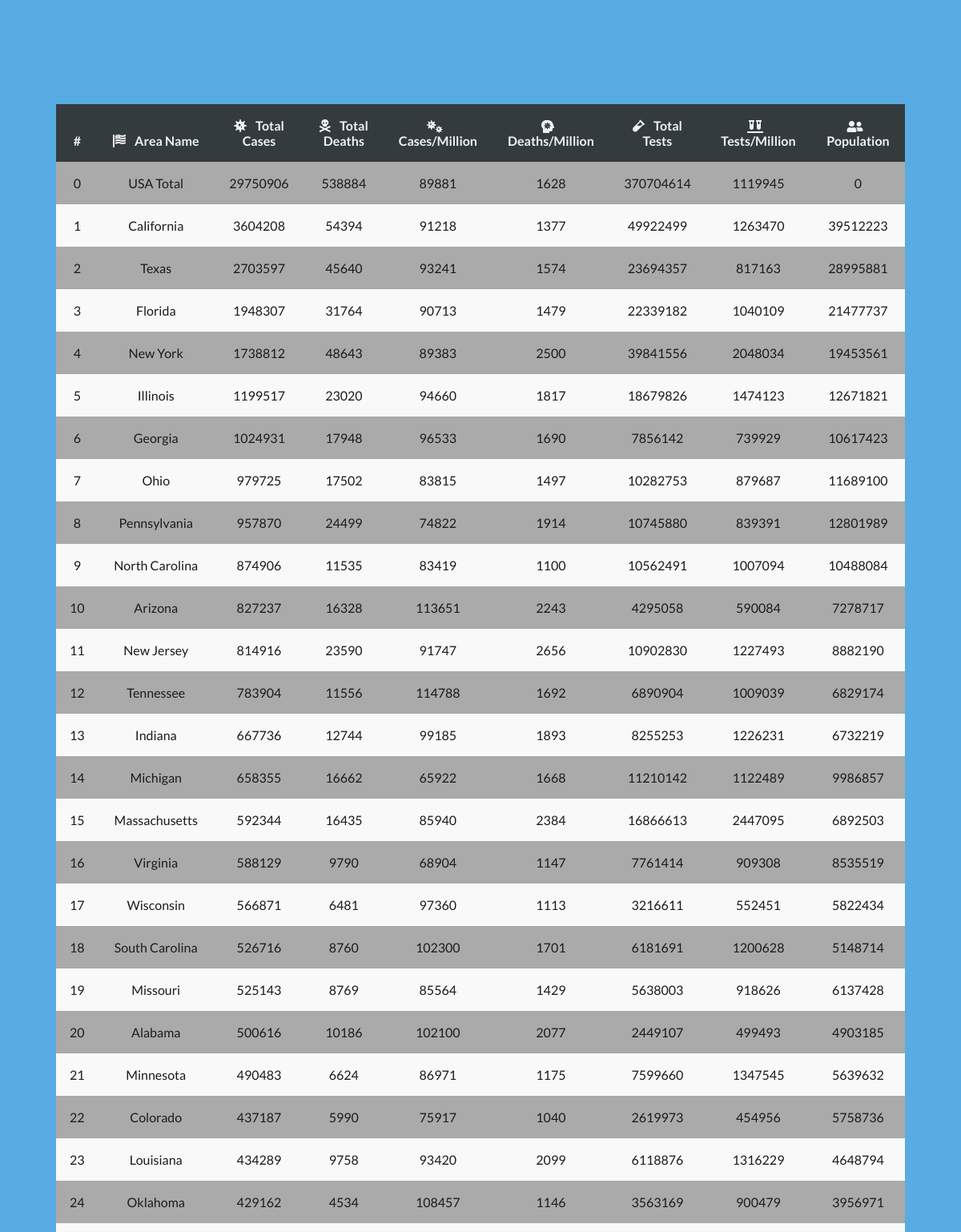
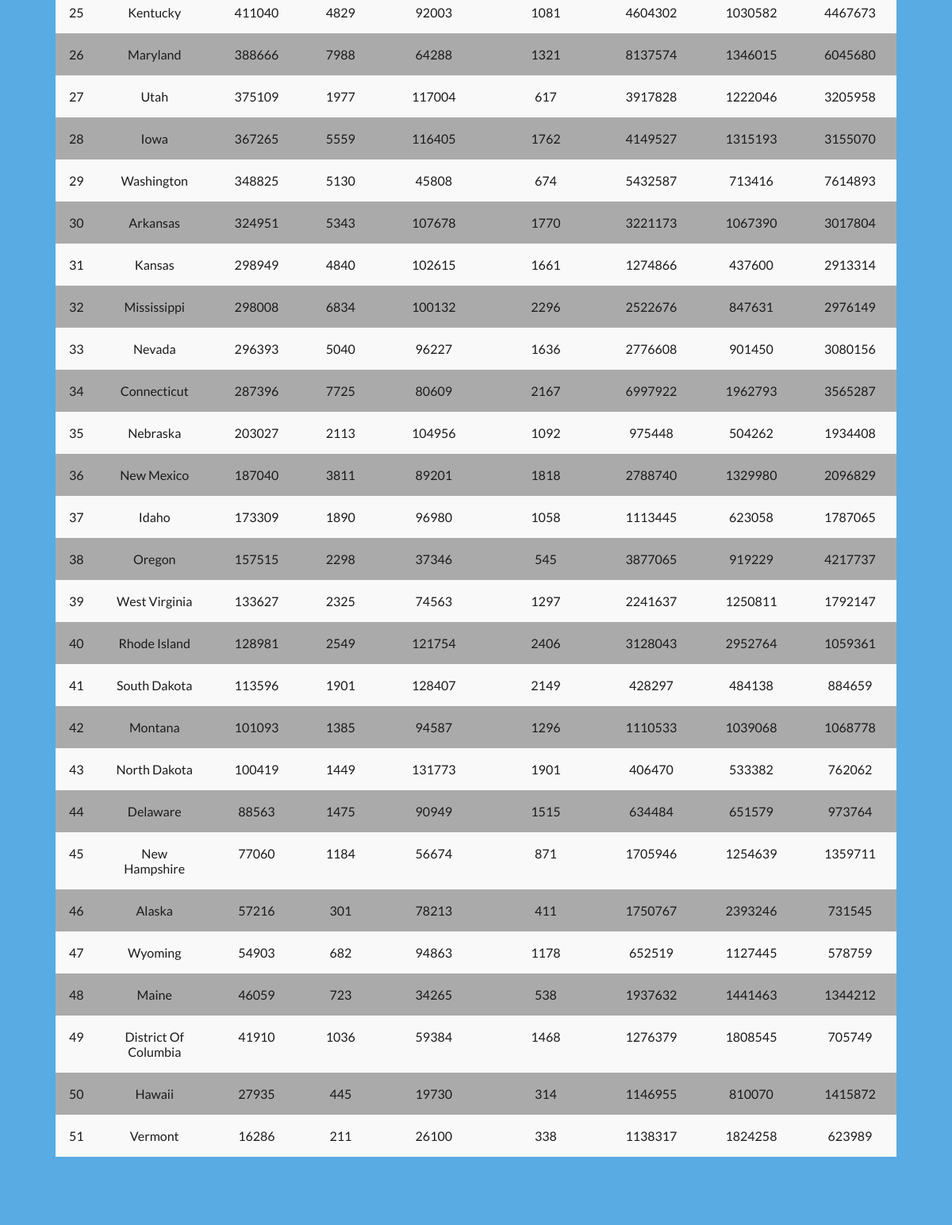
The app's page /map/ (lower part), older data (2 pictures, top to bottom).
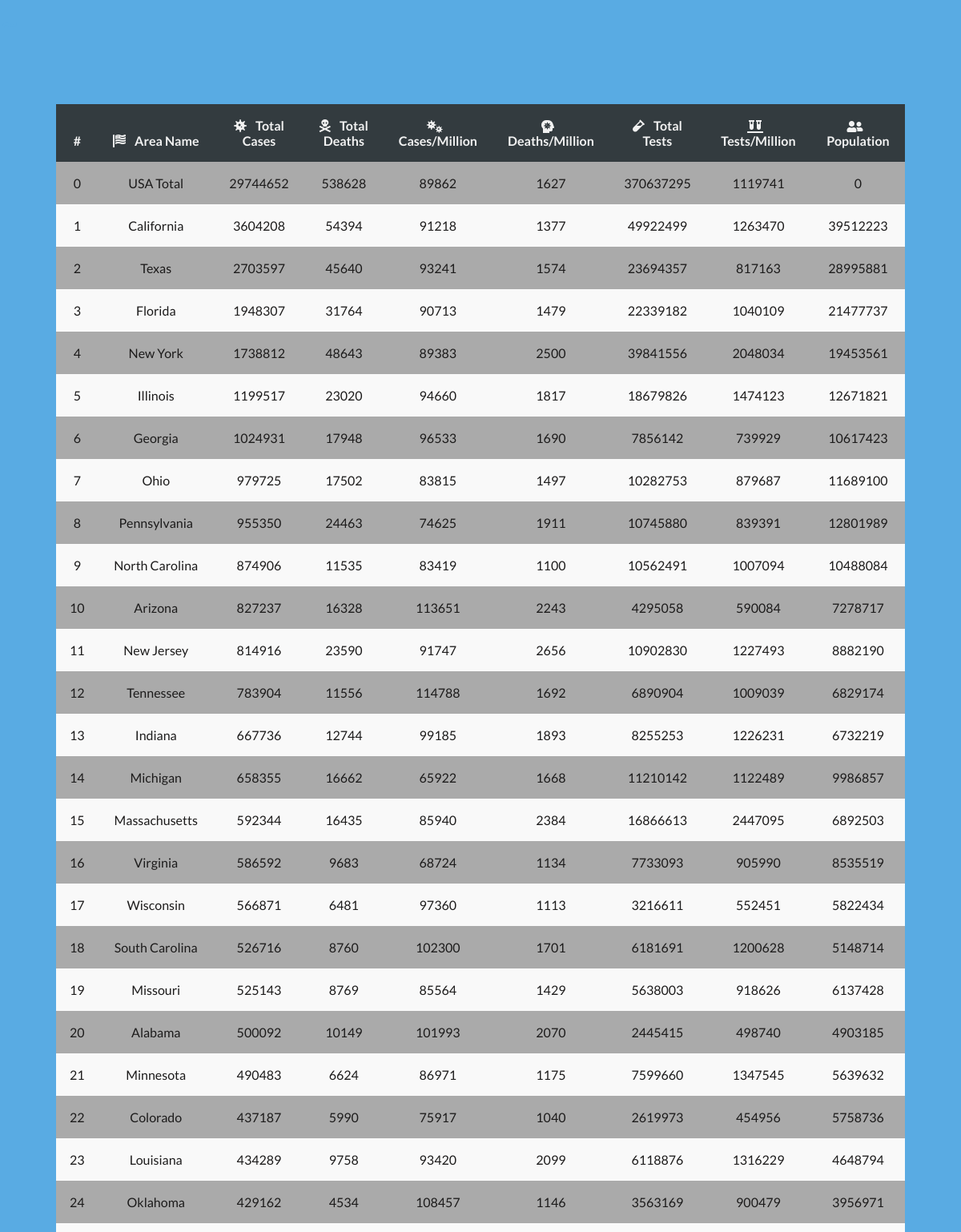
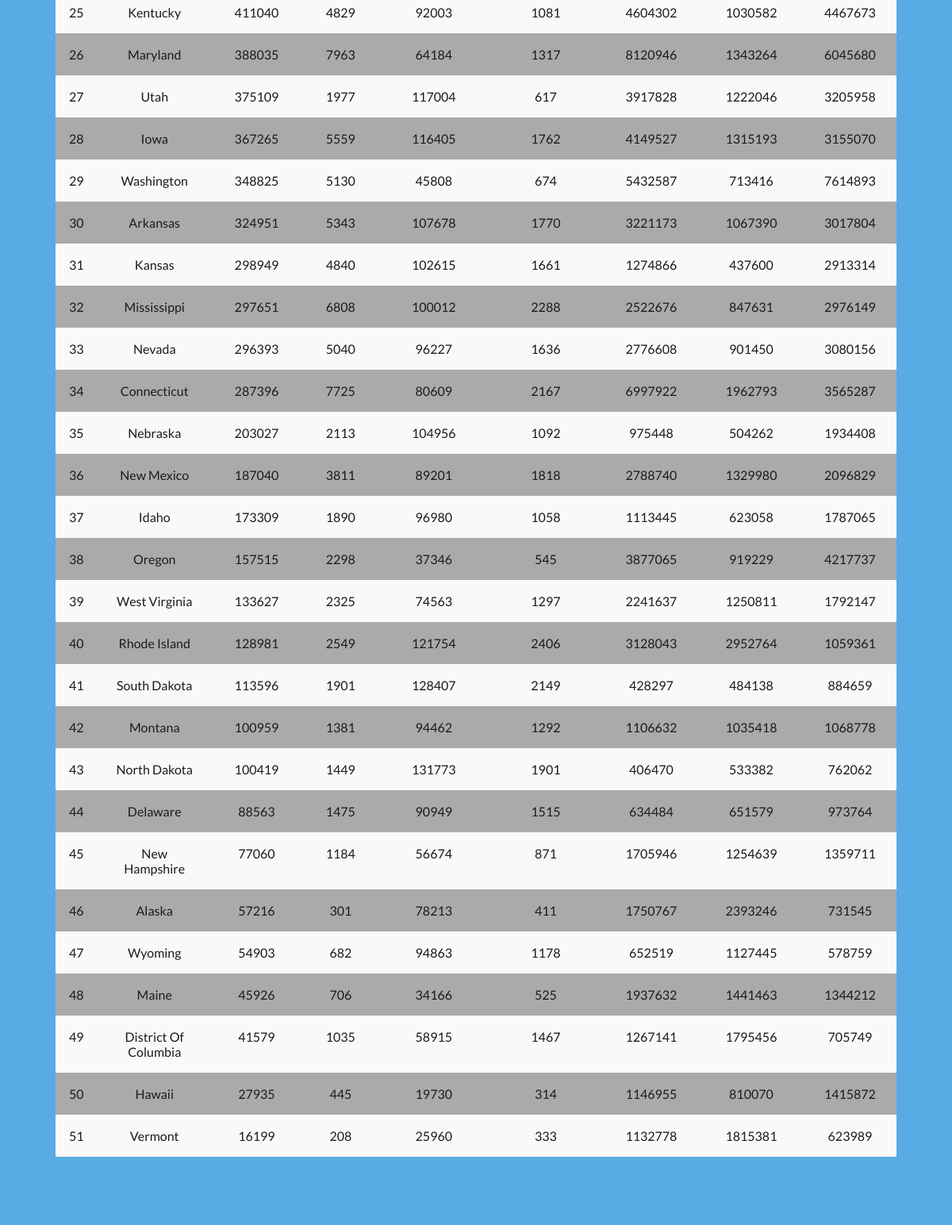
The same page, newer data (2 pictures, top to bottom).
### tables this page shows
CREATE TABLE COVIDSTATS (
            id INTEGER NOT NULL PRIMARY KEY AUTOINCREMENT,
            state_name TEXT,
            total_cases INTEGER,
            new_cases INTEGER,
            total_deaths INTEGER,
            new_deaths INTEGER,
            total_recovered INTEGER,
            active_cases INTEGER,
            case_mill INTEGER,
            death_mill INTEGER,
            total_tests INTEGER,
            test_mill INTEGER,
            population INTEGER
            );

### view.py (the view)
@app.route('/map/')
def map_route():
    conn = sl3.connect('platypodes.db')
    c = conn.cursor()
    c.execute("SELECT * FROM COVIDSTATS")
    return render_template("/homesite/map.html", rows=c.fetchall(), model=model.setup())

### model.py (called while the page is built)
def setup():
    name = "P2-Platypodes"
    source = {"name": name}  # source dictionary used to define certain Jinja variables
    project1 = "Frontend"  # frontend links
    projlinks1 = [
        Link("GitHub", "https://github.com/aymankazi9/P2-Platypodes/tree/main/templates")
    ]
    project2 = "Backend"  # backend links
    projlinks2 = [
        Link("GitHub", "https://github.com/aymankazi9/P2-Platypodes/blob/main/stats.py")
    ]
    proj1 = Model(project1, projlinks1)
    proj2 = Model(project2, projlinks2)
    projects = Models(source, [proj1, proj2])
    return projects

    def get_source(self):
        return self.source

    def get_model(self):
        return self.model

### templates/homesite/map.html (shortened to what this page needs)
{% extends "base.html" %}
{% block content %}
<head>
</head>
<body style="background-color: #59ABE3;">
<h1 style="color: #59ABE3">~</h1>
<table class="table table-hover" id="data">
    <thead>
    <tr>
        <th style="color: #f2f2f2; text-align: center">#</th>
        <th style="color: #f2f2f2; text-align: center"><i style="margin-right: 0.5em" class="fas fa-flag-usa"></i> Area Name</th>
        <th style="color: #f2f2f2; text-align: center"><i style="margin-right: 0.5em" class="fas fa-virus"></i> Total Cases</th>
        <th style="color: #f2f2f2; text-align: center"><i style="margin-right: 0.5em" class="fas fa-skull-crossbones"></i> Total Deaths</th>
        <th style="color: #f2f2f2; text-align: center"><i style="margin-right: 0.5em" class="fas fa-viruses"></i>Cases/Million</th>
        <th style="color: #f2f2f2; text-align: center"><i style="margin-right: 0.5em" class="fas fa-head-side-virus"></i> Deaths/Million</th>
        <th style="color: #f2f2f2; text-align: center"><i style="margin-right: 0.5em" class="fas fa-vial"></i> Total Tests</th>
        <th style="color: #f2f2f2; text-align: center"><i style="margin-right: 0.5em" class="fas fa-vials"></i> Tests/Million</th>
        <th style="color: #f2f2f2; text-align: center"><i style="margin-right: 0.5em" class="fas fa-user-friends"></i> Population</th>
    </tr>
    </thead>
    <tbody>
    {% for row in rows %}
    <tr id={{row[0]}}>
        <td id="row0" style="color: #1c1b1b; text-align: center">{{row[0]}}</td>
        <td id="row1" style="color: #1c1b1b; text-align: center">{{row[1]}}</td>
        <td id="row2" style="color: #1c1b1b; text-align: center">{{row[2]}}</td>
        <td id="row4" style="color: #1c1b1b; text-align: center">{{row[4]}}</td>
        <td id="row8" style="color: #1c1b1b; text-align: center">{{row[8]}}</td>
        <td id="row9" style="color: #1c1b1b; text-align: center">{{row[9]}}</td>
        <td id="row10" style="color: #1c1b1b; text-align: center">{{row[10]}}</td>
        <td id="row11" style="color: #1c1b1b; text-align: center">{{row[11]}}</td>
        <td id="row12" style="color: #1c1b1b; text-align: center">{{row[12]}}</td>
    </tr>
    {% endfor %}
    </tbody>
</table>
</body>
{% endblock %}

### templates/base.html (shortened to what this page needs)
{% set source = model.get_source() %}
{% set model = model.get_model() %}
{% set name = source["name"] %}
<html>
    <head>
        <link rel="stylesheet" href="https://stackpath.bootstrapcdn.com/bootstrap/4.3.1/css/bootstrap.min.css">
        <link rel="stylesheet" href="https://cdnjs.cloudflare.com/ajax/libs/font-awesome/4.7.0/css/font-awesome.min.css">
        <link rel="stylesheet" href="//use.fontawesome.com/releases/v5.15.2/css/all.css">
        <link rel="stylesheet" type="text/css" href="https://cdn.wpcc.io/lib/1.0.2/cookieconsent.min.css"/>
    </head>
    <body>
    </body>
<body>
{% block content %}
{% endblock %}
</body>
</html>

### templates/base.html (style rules this page uses)
* { box-sizing: border-box; }
html, body { font-family: 'Lato', sans-serif; margin: 0; min-height: 100vh; padding: 0; }
html:before, svg { cursor: pointer; height: 44px; width: 44px; }

### templates/homesite/map.html (style rules this page uses)
#data { border-collapse: collapse; width: 100%; }
#data td, #data th { border: 0px solid #ddd; padding: 17px; }
#data tr:nth-child(even) { background-color: #f9f9f9; }
#data tr:nth-child(odd) { background-color: #aaaaaa; }
#data th { padding-top: 17px; padding-bottom: 17px; text-align: left; background-color: #333b3f; color: white; }
html { scroll-behavior: smooth; }
table { border:70px solid #59ABE3; }
table tr:first-child th:last-child { border-top-right-radius: 10px !important; }
table tr:first-child th:first-child { border-top-left-radius: 10px !important; }
table tr:last-child td:first-child { border-bottom-left-radius: 10px !important; }
table tr:last-child td:last-child { border-bottom-right-radius: 10px !important; }

Row changes from the older to the newer data that the page shows:
changed COVIDSTATS "USA Total": total_cases "29750906" → "29744652"; total_deaths "538884" → "538628"; case_mill "89881" → "89862"; death_mill "1628" → "1627"; total_tests "370704614" → "370637295"; test_mill "1119945" → "1119741"
changed COVIDSTATS "Pennsylvania": total_cases "957870" → "955350"; total_deaths "24499" → "24463"; case_mill "74822" → "74625"; death_mill "1914" → "1911"
changed COVIDSTATS "Virginia": total_cases "588129" → "586592"; total_deaths "9790" → "9683"; case_mill "68904" → "68724"; death_mill "1147" → "1134"; total_tests "7761414" → "7733093"; test_mill "909308" → "905990"
changed COVIDSTATS "Alabama": total_cases "500616" → "500092"; total_deaths "10186" → "10149"; case_mill "102100" → "101993"; death_mill "2077" → "2070"; total_tests "2449107" → "2445415"; test_mill "499493" → "498740"
changed COVIDSTATS "Maryland": total_cases "388666" → "388035"; total_deaths "7988" → "7963"; case_mill "64288" → "64184"; death_mill "1321" → "1317"; total_tests "8137574" → "8120946"; test_mill "1346015" → "1343264"
changed COVIDSTATS "Mississippi": total_cases "298008" → "297651"; total_deaths "6834" → "6808"; case_mill "100132" → "100012"; death_mill "2296" → "2288"
changed COVIDSTATS "Montana": total_cases "101093" → "100959"; total_deaths "1385" → "1381"; case_mill "94587" → "94462"; death_mill "1296" → "1292"; total_tests "1110533" → "1106632"; test_mill "1039068" → "1035418"
changed COVIDSTATS "Maine": total_cases "46059" → "45926"; total_deaths "723" → "706"; case_mill "34265" → "34166"; death_mill "538" → "525"
changed COVIDSTATS "District Of Columbia": total_cases "41910" → "41579"; total_deaths "1036" → "1035"; case_mill "59384" → "58915"; death_mill "1468" → "1467"; total_tests "1276379" → "1267141"; test_mill "1808545" → "1795456"
changed COVIDSTATS "Vermont": total_cases "16286" → "16199"; total_deaths "211" → "208"; case_mill "26100" → "25960"; death_mill "338" → "333"; total_tests "1138317" → "1132778"; test_mill "1824258" → "1815381"
